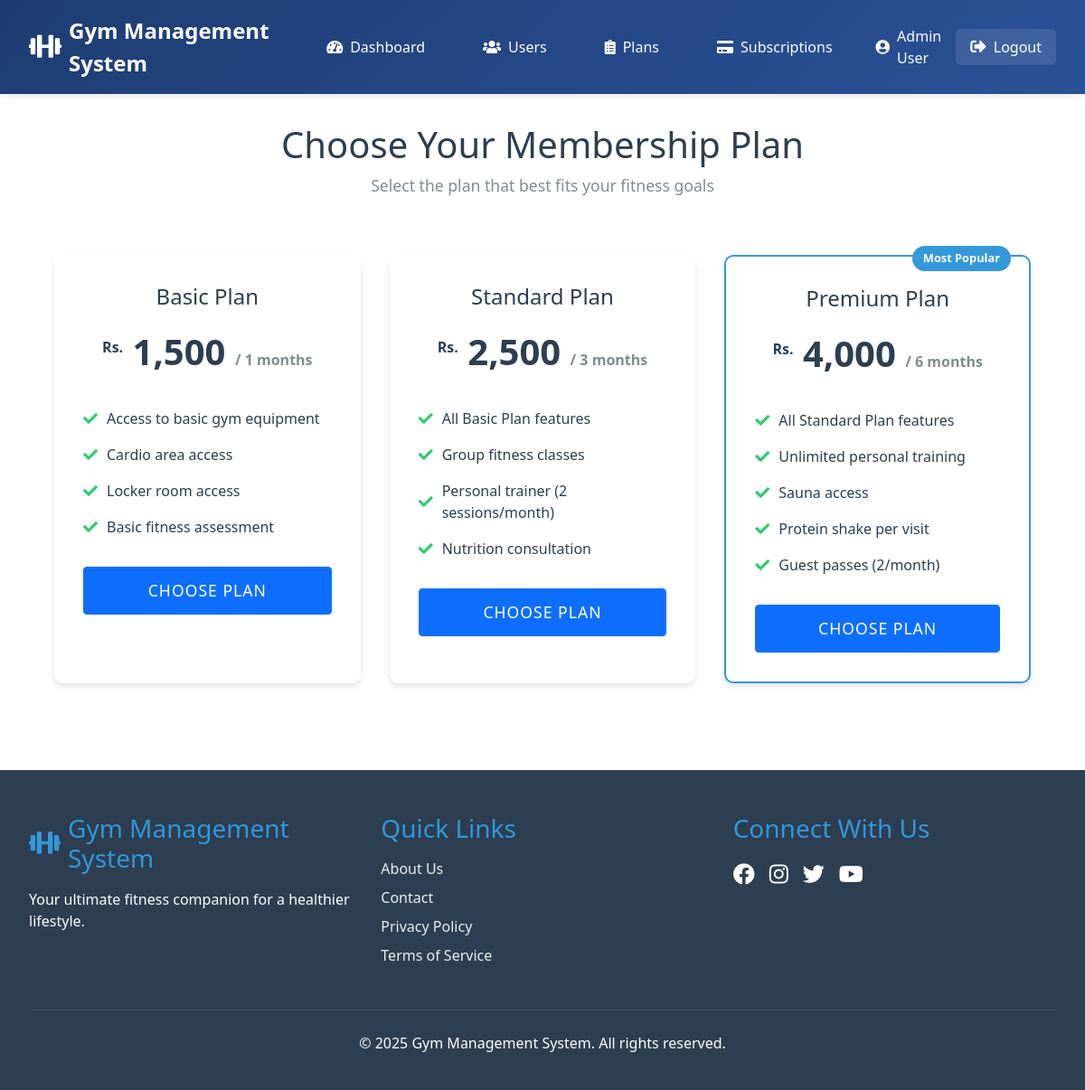
/user/membership.php (signed in), run on an earlier commit of the app's database.
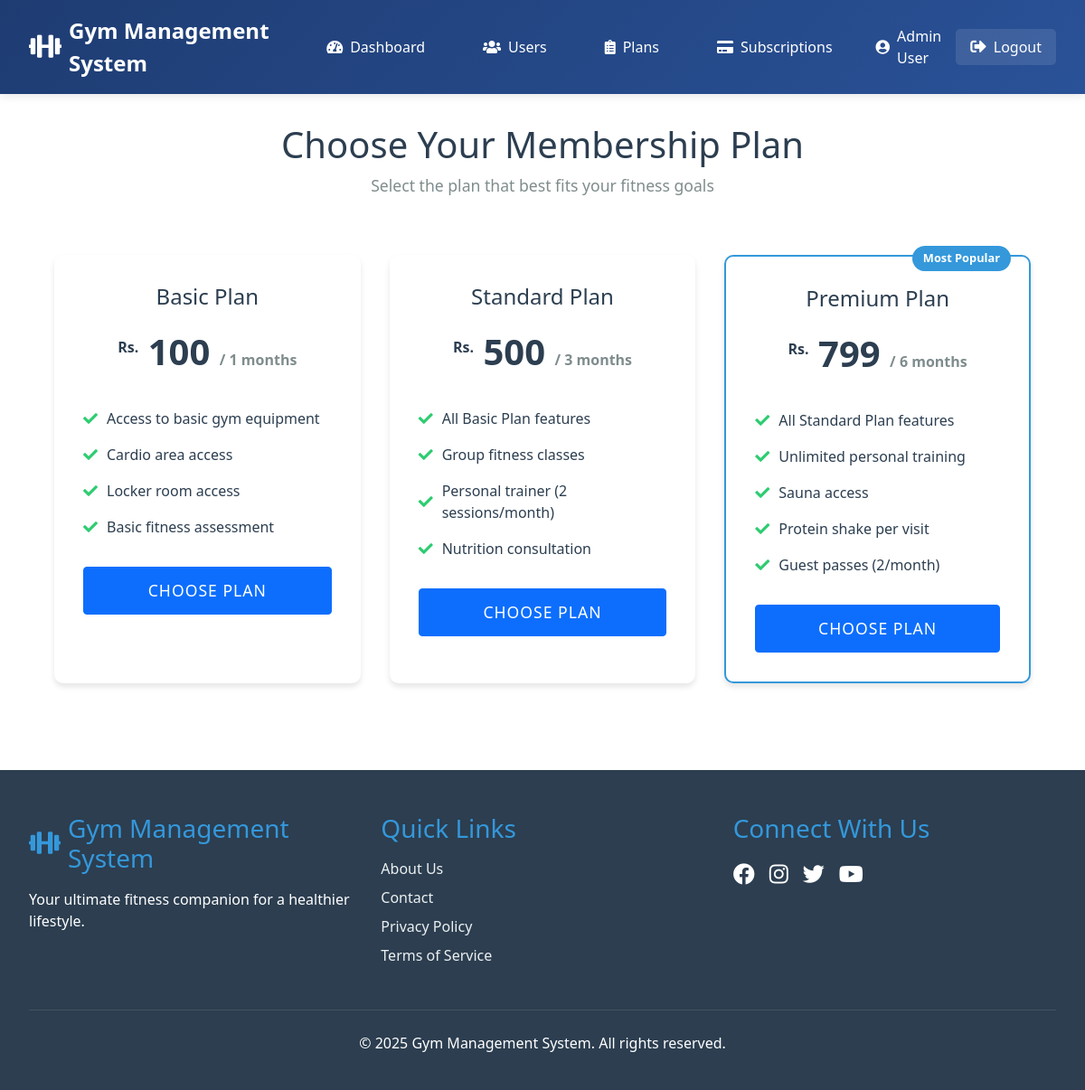
And on a later commit of the database.
### tables this page shows
CREATE TABLE gym_plans (
    plan_id INT AUTO_INCREMENT PRIMARY KEY,
    plan_name VARCHAR(100) NOT NULL,
    plan_description TEXT,
    plan_price DECIMAL(10, 2) NOT NULL,
    plan_duration INT NOT NULL  
);

### user/membership.php (the view, shortened to what this page needs)
<?php
require_once '../includes/header.php';
$user_id = $_SESSION['user_id'];
$plans_sql = "SELECT * FROM gym_plans ORDER BY plan_price ASC";
$plans_result = mysqli_query($con, $plans_sql);
$subscription_sql = "SELECT s.*, g.plan_name, g.plan_duration
                    FROM subscriptions s
                    JOIN gym_plans g ON s.plan_id = g.plan_id
                    WHERE s.user_id = ? AND s.payment_status = 'Approved'
                    AND s.subscription_date <= NOW()
                    AND DATE_ADD(s.subscription_date, INTERVAL g.plan_duration MONTH) > NOW()";
$stmt = mysqli_prepare($con, $subscription_sql);
mysqli_stmt_bind_param($stmt, "i", $user_id);
mysqli_stmt_execute($stmt);
$current_subscription = mysqli_stmt_get_result($stmt)->fetch_assoc();
?>
<div class="container">
    <div class="membership-header">
        <h1>Choose Your Membership Plan</h1>
        <p class="subtitle">Select the plan that best fits your fitness goals</p>
    </div>
    <div class="membership-grid">
        <?php while ($plan = mysqli_fetch_assoc($plans_result)): ?>
        <div class="plan-card <?php echo $plan['plan_name'] === 'Premium Plan' ? 'featured' : ''; ?>">
            <?php if ($plan['plan_name'] === 'Premium Plan'): ?>
            <div class="featured-badge">Most Popular</div>
            <?php endif; ?>
            <div class="plan-header">
                <h3><?php echo htmlspecialchars($plan['plan_name']); ?></h3>
                <div class="plan-price">
                    <span class="currency">Rs.</span>
                    <span class="amount"><?php echo number_format($plan['plan_price']); ?></span>
                    <span class="duration">/ <?php echo $plan['plan_duration']; ?> months</span>
                </div>
            </div>
            <div class="plan-features">
                <?php
                $features = explode("\n", $plan['plan_description']);
                foreach ($features as $feature):
                ?>
                <div class="feature-item">
                    <i class="fas fa-check"></i>
                    <span><?php echo htmlspecialchars(trim($feature)); ?></span>
                </div>
                <?php endforeach; ?>
            </div>
            <form method="POST" class="plan-action">
                <button type="submit" class="btn btn-primary <?php echo $current_subscription ? 'disabled' : ''; ?>"
                        <?php echo $current_subscription ? 'disabled' : ''; ?>>
                    <?php echo $current_subscription ? 'Already Subscribed' : 'Choose Plan'; ?>
                </button>
            </form>
        </div>
        <?php endwhile; ?>
    </div>
</div>
<link rel="stylesheet" href="https://cdnjs.cloudflare.com/ajax/libs/font-awesome/5.15.4/css/all.min.css">
<?php require_once '../includes/footer.php'; ?>

### includes/header.php (shortened to what this page needs)
<!DOCTYPE html>
<html lang="en">
<head>
    <link rel="stylesheet" href="<?php echo SITE_URL; ?>/assets/css/style.css">
    <link href="https://cdn.jsdelivr.net/npm/bootstrap@5.1.3/dist/css/bootstrap.min.css" rel="stylesheet">
    <link rel="stylesheet" href="https://cdnjs.cloudflare.com/ajax/libs/font-awesome/5.15.4/css/all.min.css">
</head>
<body>
    <header class="main-header <?php echo isset($_SESSION['role']) && $_SESSION['role'] === 'admin' ? 'admin-header' : 'user-header'; ?>">
        <div class="header-container">
            <div class="logo">
                <a href="<?php echo SITE_URL; ?>">
                    <i class="fas fa-dumbbell"></i>
                    <span><?php echo SITE_NAME; ?></span>
                </a>
            </div>
            <nav class="main-nav">
                <?php if (isset($_SESSION['role']) && $_SESSION['role'] === 'admin'): ?>
                    <a href="<?php echo SITE_URL; ?>/admin/dashboard.php">
                        <i class="fas fa-tachometer-alt"></i> Dashboard
                    </a>
                    <a href="<?php echo SITE_URL; ?>/admin/manage_users.php">
                        <i class="fas fa-users"></i> Users
                    </a>
                    <a href="<?php echo SITE_URL; ?>/admin/manage_plans.php">
                        <i class="fas fa-clipboard-list"></i> Plans
                    </a>
                    <a href="<?php echo SITE_URL; ?>/admin/manage_subscriptions.php">
                        <i class="fas fa-credit-card"></i> Subscriptions
                    </a>
                <?php endif; ?>
            </nav>
            <?php if (isset($_SESSION['user_id'])): ?>
            <div class="user-menu">
                <div class="user-info">
                    <span class="user-name">
                        <i class="fas fa-user-circle"></i>
                        <?php echo isset($_SESSION['full_name']) ? htmlspecialchars($_SESSION['full_name']) : ''; ?>
                    </span>
                    <a href="<?php echo SITE_URL; ?>/auth/logout.php" class="logout-btn">
                        <i class="fas fa-sign-out-alt"></i> Logout
                    </a>
                </div>
            </div>
            <?php endif; ?>
        </div>
    </header>
    <div class="main-content">
</body>
</html>

### includes/footer.php (shortened to what this page needs)
    <footer class="main-footer">
        <div class="footer-container">
            <div class="footer-content">
                <div class="footer-section">
                    <h3><i class="fas fa-dumbbell"></i> <?php echo SITE_NAME; ?></h3>
                    <p>Your ultimate fitness companion for a healthier lifestyle.</p>
                </div>
                <div class="footer-section">
                    <h3>Quick Links</h3>
                    <ul>
                        <li><a href="<?php echo SITE_URL; ?>/about.php">About Us</a></li>
                        <li><a href="<?php echo SITE_URL; ?>/contact.php">Contact</a></li>
                        <li><a href="<?php echo SITE_URL; ?>/privacy.php">Privacy Policy</a></li>
                        <li><a href="<?php echo SITE_URL; ?>/terms.php">Terms of Service</a></li>
                    </ul>
                </div>
                <div class="footer-section">
                    <h3>Connect With Us</h3>
                    <div class="social-links">
                        <a href="#"><i class="fab fa-facebook"></i></a>
                        <a href="#"><i class="fab fa-instagram"></i></a>
                        <a href="#"><i class="fab fa-twitter"></i></a>
                        <a href="#"><i class="fab fa-youtube"></i></a>
                    </div>
                </div>
            </div>
            <div class="footer-bottom">
                <p>&copy; <?php echo date('Y'); ?> <?php echo SITE_NAME; ?>. All rights reserved.</p>
            </div>
        </div>
    </footer>
</body>
</html>

### assets/css/style.css (style rules this page uses)
* { margin: 0; padding: 0; box-sizing: border-box; }
body { font-family: 'Segoe UI', Tahoma, Geneva, Verdana, sans-serif; line-height: 1.6; background-color: #f5f5f5; min-height: 100vh; display: flex; flex-direction: column; }
.main-header { background: linear-gradient(135deg, #1e3c72 0%, #2a5298 100%); padding: 1rem 0; position: sticky; top: 0; z-index: 1000; box-shadow: 0 2px 10px rgba(0,0,0,0.1); }
.header-container { width: 100%; max-width: 1400px; margin: 0 auto; padding: 0 2rem; display: flex; justify-content: space-between; align-items: center; }
.logo a { display: flex; align-items: center; color: white; text-decoration: none; font-size: 1.5rem; font-weight: bold; }
.logo i { margin-right: 0.5rem; font-size: 1.8rem; }
.main-nav { display: flex; gap: 2rem; margin: 0 2rem; }
.main-nav a { color: white; text-decoration: none; display: flex; align-items: center; gap: 0.5rem; padding: 0.5rem 1rem; border-radius: 5px; transition: all 0.3s ease; }
.user-menu { color: white; }
.user-info { display: flex; align-items: center; gap: 1rem; }
.user-name { display: flex; align-items: center; gap: 0.5rem; }
.logout-btn { color: white; text-decoration: none; padding: 0.5rem 1rem; border-radius: 5px; background: rgba(255,255,255,0.1); transition: all 0.3s ease; display: inline-flex; align-items: center; gap: 0.5rem; }
.logout-btn i { font-size: 1.1rem; }
.main-content { flex: 1; width: 100%; max-width: 1400px; margin: 0 auto; padding: 2rem; }
.btn { display: inline-block; padding: 8px 16px; border: none; border-radius: 4px; cursor: pointer; }
.btn-primary { background-color: #007bff; color: white; }
.main-footer { background: #2c3e50; color: white; padding: 3rem 0 0; margin-top: 3rem; }
.footer-container { max-width: 1400px; margin: 0 auto; padding: 0 2rem; }
.footer-content { display: grid; grid-template-columns: repeat(auto-fit, minmax(250px, 1fr)); gap: 2rem; margin-bottom: 2rem; }
.footer-section h3 { color: #3498db; margin-bottom: 1rem; display: flex; align-items: center; gap: 0.5rem; }
.footer-section ul { list-style: none; padding: 0; }
.footer-section ul li { margin-bottom: 0.5rem; }
.footer-section a { color: #ecf0f1; text-decoration: none; transition: color 0.3s ease; }
.social-links { display: flex; gap: 1rem; }
.social-links a { color: white; font-size: 1.5rem; transition: all 0.3s ease; }
.footer-bottom { border-top: 1px solid rgba(255,255,255,0.1); padding: 1.5rem 0; text-align: center; }

### user/membership.php (style rules this page uses)
.membership-header { text-align: center; margin-bottom: 3rem; }
.membership-header h1 { font-size: 2.5rem; color: #2c3e50; margin-bottom: 0.5rem; }
.subtitle { color: #7f8c8d; font-size: 1.1rem; }
.membership-grid { display: grid; grid-template-columns: repeat(auto-fit, minmax(300px, 1fr)); gap: 2rem; padding: 1rem; }
.plan-card { background: white; border-radius: 10px; padding: 2rem; position: relative; transition: transform 0.3s ease; box-shadow: 0 4px 6px rgba(0, 0, 0, 0.1); }
.plan-card.featured { border: 2px solid #3498db; }
.featured-badge { position: absolute; top: -12px; right: 20px; background: #3498db; color: white; padding: 4px 12px; border-radius: 20px; font-size: 0.8rem; font-weight: bold; }
.plan-header { text-align: center; margin-bottom: 2rem; }
.plan-header h3 { color: #2c3e50; font-size: 1.5rem; margin-bottom: 1rem; }
.plan-price { font-size: 2.5rem; color: #2c3e50; font-weight: bold; }
.currency { font-size: 1rem; vertical-align: super; }
.duration { font-size: 1rem; color: #7f8c8d; }
.plan-features { margin: 2rem 0; }
.feature-item { display: flex; align-items: center; margin-bottom: 1rem; color: #2c3e50; }
.feature-item i { color: #2ecc71; margin-right: 10px; }
.plan-action { text-align: center; }
.plan-action .btn { width: 100%; padding: 12px; font-size: 1.1rem; text-transform: uppercase; letter-spacing: 1px; }

What changed in the data, as far as the page shows it:
changed gym_plans "Basic Plan": plan_price "1,500" → "100"
changed gym_plans "Standard Plan": plan_price "2,500" → "500"
changed gym_plans "Premium Plan": plan_price "4,000" → "799"
